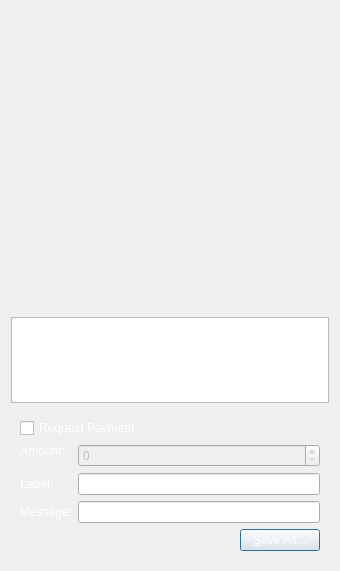
<?xml version="1.0" encoding="UTF-8"?>
<ui version="4.0">
 <class>QRCodeDialog</class>
 <widget class="QDialog" name="QRCodeDialog">
  <property name="geometry">
   <rect>
    <x>0</x>
    <y>0</y>
    <width>340</width>
    <height>571</height>
   </rect>
  </property>
  <property name="windowTitle">
   <string>QR Code Dialog</string>
  </property>
  <property name="autoFillBackground">
   <bool>true</bool>
  </property>
  <property name="locale">
   <locale language="English" country="UnitedStates"/>
  </property>
  <layout class="QVBoxLayout" name="verticalLayout_3">
   <item>
    <widget class="QLabel" name="lblQRCode">
     <property name="sizePolicy">
      <sizepolicy hsizetype="Expanding" vsizetype="Expanding">
       <horstretch>0</horstretch>
       <verstretch>0</verstretch>
      </sizepolicy>
     </property>
     <property name="minimumSize">
      <size>
       <width>300</width>
       <height>300</height>
      </size>
     </property>
     <property name="textFormat">
      <enum>Qt::PlainText</enum>
     </property>
     <property name="alignment">
      <set>Qt::AlignCenter</set>
     </property>
     <property name="wordWrap">
      <bool>true</bool>
     </property>
    </widget>
   </item>
   <item>
    <widget class="QPlainTextEdit" name="outUri">
     <property name="sizePolicy">
      <sizepolicy hsizetype="Expanding" vsizetype="Minimum">
       <horstretch>0</horstretch>
       <verstretch>0</verstretch>
      </sizepolicy>
     </property>
     <property name="minimumSize">
      <size>
       <width>0</width>
       <height>50</height>
      </size>
     </property>
     <property name="tabChangesFocus">
      <bool>true</bool>
     </property>
     <property name="textInteractionFlags">
      <set>Qt::TextSelectableByKeyboard|Qt::TextSelectableByMouse</set>
     </property>
    </widget>
   </item>
   <item>
    <widget class="QWidget" name="widget" native="true">
     <layout class="QVBoxLayout" name="verticalLayout_2">
      <item>
       <widget class="QCheckBox" name="chkReqPayment">
        <property name="enabled">
         <bool>true</bool>
        </property>
        <property name="styleSheet">
         <string notr="true">color:white;</string>
        </property>
        <property name="text">
         <string>Request Payment</string>
        </property>
       </widget>
      </item>
      <item>
       <layout class="QFormLayout" name="formLayout">
        <property name="fieldGrowthPolicy">
         <enum>QFormLayout::AllNonFixedFieldsGrow</enum>
        </property>
        <item row="1" column="0">
         <widget class="QLabel" name="lblLabel">
          <property name="styleSheet">
           <string notr="true">color:white;</string>
          </property>
          <property name="text">
           <string>Label:</string>
          </property>
          <property name="textFormat">
           <enum>Qt::PlainText</enum>
          </property>
          <property name="alignment">
           <set>Qt::AlignRight|Qt::AlignTrailing|Qt::AlignVCenter</set>
          </property>
          <property name="buddy">
           <cstring>lnLabel</cstring>
          </property>
         </widget>
        </item>
        <item row="1" column="1">
         <widget class="QLineEdit" name="lnLabel"/>
        </item>
        <item row="2" column="0">
         <widget class="QLabel" name="lblMessage">
          <property name="styleSheet">
           <string notr="true">color:white;</string>
          </property>
          <property name="text">
           <string>Message:</string>
          </property>
          <property name="textFormat">
           <enum>Qt::PlainText</enum>
          </property>
          <property name="alignment">
           <set>Qt::AlignRight|Qt::AlignTrailing|Qt::AlignVCenter</set>
          </property>
          <property name="buddy">
           <cstring>lnMessage</cstring>
          </property>
         </widget>
        </item>
        <item row="2" column="1">
         <widget class="QLineEdit" name="lnMessage"/>
        </item>
        <item row="0" column="0">
         <widget class="QLabel" name="lblAmount">
          <property name="sizePolicy">
           <sizepolicy hsizetype="Preferred" vsizetype="Maximum">
            <horstretch>0</horstretch>
            <verstretch>0</verstretch>
           </sizepolicy>
          </property>
          <property name="styleSheet">
           <string notr="true">color:white;</string>
          </property>
          <property name="text">
           <string>Amount:</string>
          </property>
          <property name="textFormat">
           <enum>Qt::PlainText</enum>
          </property>
          <property name="alignment">
           <set>Qt::AlignRight|Qt::AlignTrailing|Qt::AlignVCenter</set>
          </property>
          <property name="buddy">
           <cstring>lnReqAmount</cstring>
          </property>
         </widget>
        </item>
        <item row="0" column="1">
         <widget class="BitcoinAmountField" name="lnReqAmount">
          <property name="enabled">
           <bool>false</bool>
          </property>
          <property name="minimumSize">
           <size>
            <width>80</width>
            <height>0</height>
           </size>
          </property>
         </widget>
        </item>
       </layout>
      </item>
      <item>
       <layout class="QHBoxLayout" name="horizontalLayout">
        <item>
         <spacer name="horizontalSpacer">
          <property name="orientation">
           <enum>Qt::Horizontal</enum>
          </property>
          <property name="sizeHint" stdset="0">
           <size>
            <width>40</width>
            <height>20</height>
           </size>
          </property>
         </spacer>
        </item>
        <item>
         <widget class="QPushButton" name="btnSaveAs">
          <property name="styleSheet">
           <string notr="true">color:white;</string>
          </property>
          <property name="text">
           <string>&amp;Save As...</string>
          </property>
         </widget>
        </item>
       </layout>
      </item>
     </layout>
    </widget>
   </item>
  </layout>
 </widget>
 <customwidgets>
  <customwidget>
   <class>BitcoinAmountField</class>
   <extends>QSpinBox</extends>
   <header>bitcoinamountfield.h</header>
   <container>1</container>
  </customwidget>
 </customwidgets>
 <resources/>
 <connections>
  <connection>
   <sender>chkReqPayment</sender>
   <signal>clicked(bool)</signal>
   <receiver>lnReqAmount</receiver>
   <slot>setEnabled(bool)</slot>
   <hints>
    <hint type="sourcelabel">
     <x>92</x>
     <y>285</y>
    </hint>
    <hint type="destinationlabel">
     <x>98</x>
     <y>311</y>
    </hint>
   </hints>
  </connection>
 </connections>
</ui>
